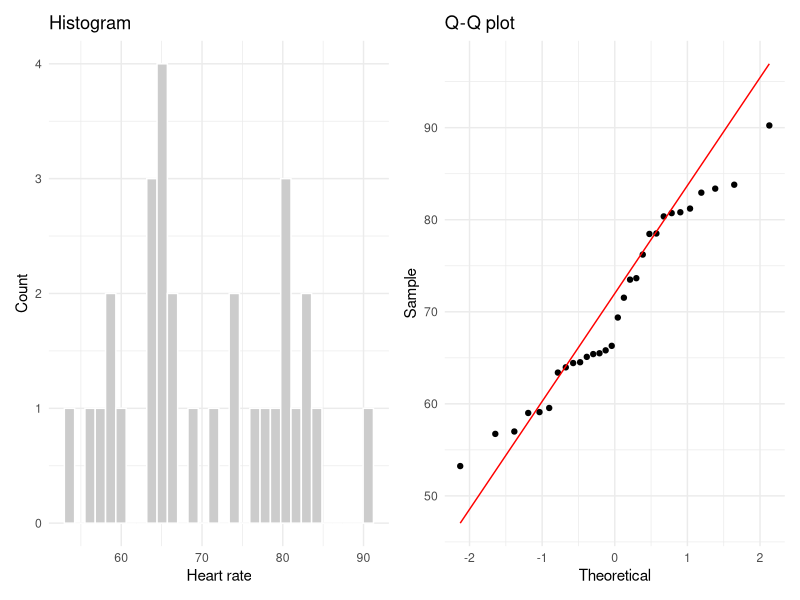
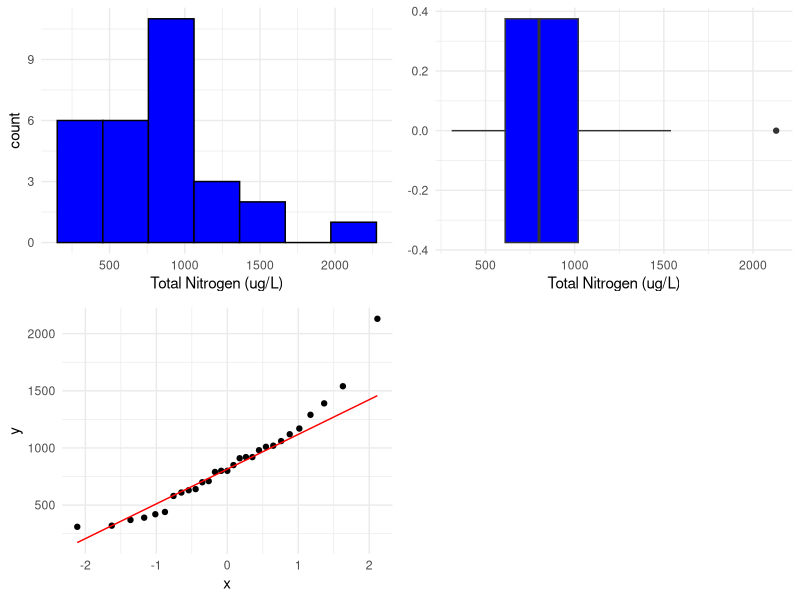
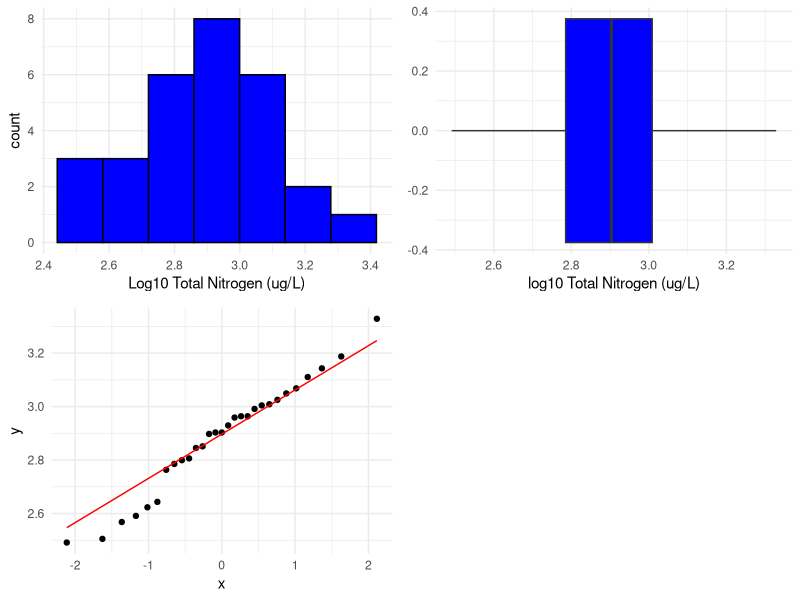

Reproduce these figures in R, in order.
## ---- chunk 1
set.seed(1974)
heart_rate <- rnorm(30, mean = 70, sd = 10)
## ---- chunk 2
#| fig-width: 8
#| fig-height: 3.4

library(ggplot2)
library(patchwork)

df <- data.frame(heart_rate)

p1 <- ggplot(df, aes(heart_rate)) +
  geom_histogram(fill = "grey80", colour = "white", bins = 30) +
  labs(title = "Histogram", x = "Heart rate", y = "Count") +
  theme_minimal()

p2 <- ggplot(df, aes(sample = heart_rate)) +
  stat_qq() +
  stat_qq_line(colour = "red") +
  labs(title = "Q-Q plot", x = "Theoretical", y = "Sample") +
  theme_minimal()

p1 + p2
## ---- chunk 3
shapiro.test(heart_rate)
## ---- chunk 4
t.test(heart_rate,
  mu = 70,
  alternative = "two.sided",
  conf.level = 0.95
)
## ---- chunk 5
qt(0.975, df = 29) ## in our heart rate example, n=30 so df = 29 
## ---- chunk 6
TN <- read.csv("data/TN_Wallacia.csv")
str(TN)
## ---- chunk 7
library(ggplot2)
library(gridExtra)

# Histogram
p1 <- ggplot(TN, aes(x = TN)) +
  geom_histogram(
    fill = "blue", color = "black",
    bins = 7
  ) +
  xlab("Total Nitrogen (ug/L)") +
  theme_minimal()

# Boxplot
p2 <- ggplot(TN, aes(x = TN)) +
  geom_boxplot(fill = "blue") +
  xlab("Total Nitrogen (ug/L)") +
  theme_minimal()

# Q-Q plot
p3 <- ggplot(TN, aes(sample = TN)) +
  stat_qq() +
  stat_qq_line(col = "red") +
  theme_minimal()

## ---- chunk 8
# Arrange the plots in a 2x2 layout
grid.arrange(p1, p2, p3, ncol = 2)
## ---- chunk 9
shapiro.test(TN$TN)
## ---- chunk 10
# Let's try a log10 transformation
# We start by creating a new column in our data frame called log10_TN
# We then take the log10 of the TN column and store it in the new column
TN$log10_TN <- log10(TN$TN)
## ---- chunk 11
10^mean(TN$log10_TN)
## ---- chunk 12
library(ggplot2)
library(gridExtra)

# Histogram
p1 <- ggplot(TN, aes(x = log10_TN)) +
  geom_histogram(
    fill = "blue", color = "black",
    bins = 7
  ) +
  xlab("Log10 Total Nitrogen (ug/L)") +
  theme_minimal()

# Boxplot
p2 <- ggplot(TN, aes(x = log10_TN)) +
  geom_boxplot(fill = "blue") +
  xlab("log10 Total Nitrogen (ug/L)") +
  theme_minimal()

# Q-Q plot
p3 <- ggplot(TN, aes(sample = log10_TN)) +
  stat_qq() +
  stat_qq_line(col = "red") +
  theme_minimal()

## ---- chunk 13
# Arrange the plots in a 2x2 layout
grid.arrange(p1, p2, p3, ncol = 2)
## ---- chunk 14
shapiro.test(TN$log10_TN)
## ---- chunk 15
t.test(TN$log10_TN,
  mu = log10(500),
  alternative = "two.sided",
  conf.level = 0.95
)
## ---- chunk 16
10^(2.81)
10^(2.97)
## ---- chunk 17
t.test(TN$log10_TN,
  mu = log10(500),
  alternative = "greater",
  conf.level = 0.95
)
